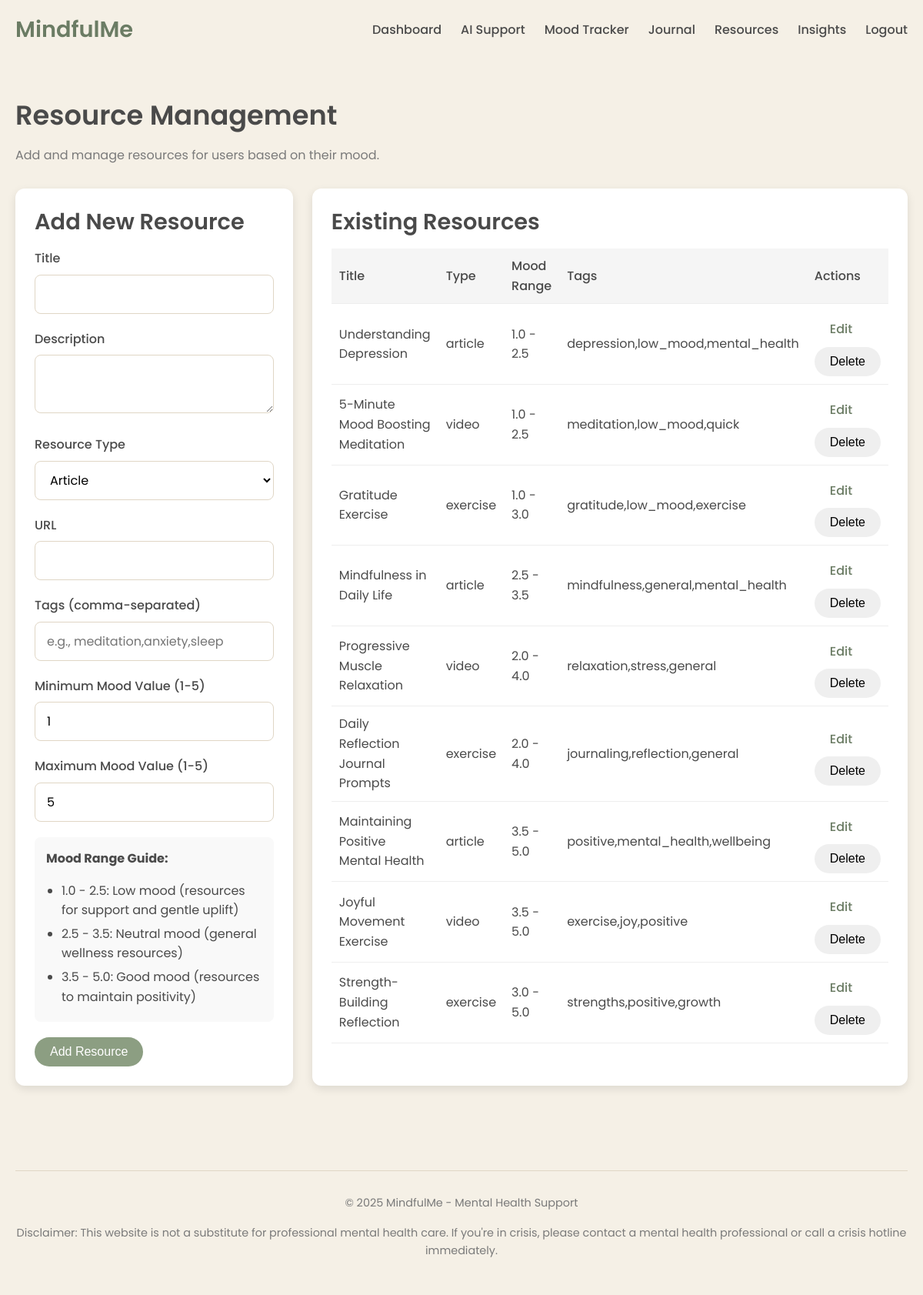
Screenshot of /admin/resources (signed in) with the database file from the repository.
### app.py (models this page shows)
class Resource(db.Model):
    id = db.Column(db.Integer, primary_key=True)
    title = db.Column(db.String(200), nullable=False)
    description = db.Column(db.Text, nullable=False)
    resource_type = db.Column(db.String(50), nullable=False)  # article, video, exercise
    url = db.Column(db.String(500))
    tags = db.Column(db.String(200))  # comma-separated tags
    mood_range_min = db.Column(db.Float, default=1.0)  # Minimum mood value this resource is suitable for
    mood_range_max = db.Column(db.Float, default=5.0)  # Maximum mood value this resource is suitable for

### app.py (the view, shortened to what this page needs)
@app.route('/admin/resources', methods=['GET', 'POST'])
@login_required
def admin_resources():
    if current_user.id != 1:  # Assuming user with ID 1 is admin
        flash('Access denied')
        return redirect(url_for('dashboard'))
    resources = Resource.query.all()
    return render_template('admin_resources.html', resources=resources)

### app.py (called while the page is built)
@app.context_processor
def utility_processor():
    return {
        'can_access_community_chat': can_access_community_chat
    }

@login_manager.user_loader
def load_user(user_id):
    return User.query.get(int(user_id))

def can_access_community_chat(user_id):
    three_days_ago = datetime.utcnow().replace(hour=0, minute=0, second=0, microsecond=0)
    three_days_ago = three_days_ago.replace(day=three_days_ago.day - 3)
    recent_moods = Mood.query.filter(
        Mood.user_id == user_id,
        Mood.date >= three_days_ago
    ).all()
    if not recent_moods:
        return False
    avg_mood = sum(mood.mood_value for mood in recent_moods) / len(recent_moods)
    return avg_mood < 3

### templates/admin_resources.html (shortened to what this page needs)
{% extends "layout.html" %}
{% block content %}
<section class="admin-page">
    <h1>Resource Management</h1>
    <p class="page-description">Add and manage resources for users based on their mood.</p>
    <div class="admin-container">
        <div class="admin-card">
            <h2>Add New Resource</h2>
            <form method="POST" action="{{ url_for('admin_resources') }}">
                <div class="form-group">
                    <label for="title">Title</label>
                    <input type="text" id="title" name="title" required>
                </div>
                <div class="form-group">
                    <label for="description">Description</label>
                    <textarea id="description" name="description" required></textarea>
                </div>
                <div class="form-group">
                    <label for="resource_type">Resource Type</label>
                    <select id="resource_type" name="resource_type" required>
                        <option value="article">Article</option>
                    </select>
                </div>
                <div class="form-group">
                    <label for="url">URL</label>
                    <input type="text" id="url" name="url" required>
                </div>
                <div class="form-group">
                    <label for="tags">Tags (comma-separated)</label>
                    <input type="text" id="tags" name="tags" placeholder="e.g., meditation,anxiety,sleep">
                </div>
                <div class="form-group">
                    <label for="mood_range_min">Minimum Mood Value (1-5)</label>
                    <input type="number" id="mood_range_min" name="mood_range_min" min="1" max="5" step="0.5" value="1">
                </div>
                <div class="form-group">
                    <label for="mood_range_max">Maximum Mood Value (1-5)</label>
                    <input type="number" id="mood_range_max" name="mood_range_max" min="1" max="5" step="0.5" value="5">
                </div>
                <div class="mood-range-explanation">
                    <p><strong>Mood Range Guide:</strong></p>
                    <ul>
                        <li>1.0 - 2.5: Low mood (resources for support and gentle uplift)</li>
                        <li>2.5 - 3.5: Neutral mood (general wellness resources)</li>
                        <li>3.5 - 5.0: Good mood (resources to maintain positivity)</li>
                    </ul>
                </div>
                <button type="submit" class="btn primary">Add Resource</button>
            </form>
        </div>
        <div class="admin-card">
            <h2>Existing Resources</h2>
            <div class="resources-list">
                {% if resources %}
                    <table class="admin-table">
                        <thead>
                            <tr>
                                <th>Title</th>
                                <th>Type</th>
                                <th>Mood Range</th>
                                <th>Tags</th>
                                <th>Actions</th>
                            </tr>
                        </thead>
                        <tbody>
                            {% for resource in resources %}
                            <tr>
                                <td>{{ resource.title }}</td>
                                <td>{{ resource.resource_type }}</td>
                                <td>{{ resource.mood_range_min }} - {{ resource.mood_range_max }}</td>
                                <td>{{ resource.tags }}</td>
                                <td>
                                    <a href="{{ url_for('edit_resource', resource_id=resource.id) }}" class="btn btn-sm btn-warning">Edit</a>
                                    <form method="POST" action="{{ url_for('delete_resource', resource_id=resource.id) }}" style="display:inline;">
                                        <button type="submit" class="btn btn-sm btn-danger" onclick="return confirm('Are you sure you want to delete this resource?');">Delete</button>
                                    </form>
                                </td>
                            </tr>
                            {% endfor %}
                        </tbody>
                    </table>
                {% else %}
                    <p>No resources added yet.</p>
                {% endif %}
            </div>
        </div>
    </div>
</section>
{% endblock %}

### templates/layout.html (shortened to what this page needs)
<!DOCTYPE html>
<html lang="en">
<head>
    <link rel="stylesheet" href="{{ url_for('static', filename='css/styles.css') }}">
</head>
<body>
    <div class="container">
        <header>
            <div class="logo">
                <h1>MindfulMe</h1>
            </div>
            <nav>
                {% if current_user.is_authenticated %}
                <ul>
                    <li><a href="{{ url_for('dashboard') }}">Dashboard</a></li>
                    <li><a href="{{ url_for('chatbot') }}">AI Support</a></li>
                    <li><a href="{{ url_for('mood_tracker') }}">Mood Tracker</a></li>
                    <li><a href="{{ url_for('journal') }}">Journal</a></li>
                    <li><a href="{{ url_for('resources') }}">Resources</a></li>
                    <li><a href="{{ url_for('insights') }}">Insights</a></li>
                    <li><a href="{{ url_for('logout') }}">Logout</a></li>
                </ul>
                {% else %}
                <ul>
                    <li><a href="{{ url_for('index') }}">Home</a></li>
                    <li><a href="{{ url_for('login') }}">Login</a></li>
                    <li><a href="{{ url_for('register') }}">Register</a></li>
                </ul>
                {% endif %}
            </nav>
        </header>
        <main>
            {% block content %}{% endblock %}
        </main>
        <footer>
            <p>&copy; 2025 MindfulMe - Mental Health Support</p>
            <p>Disclaimer: This website is not a substitute for professional mental health care. If you're in crisis, please contact a mental health professional or call a crisis hotline immediately.</p>
        </footer>
    </div>
</body>
</html>

### static/css/styles.css (style rules this page uses)
:root { --primary-color: #8c9e82; --primary-dark: #6b7c64; --primary-light: #d5e0cd; --secondary-color: #d7bea8; --text-color: #4a4a4a; --text-light: #7a7a7a; --background-color: #f5f0e6; --card-color: #ffffff; --border-color: #e0d6c5; --success-color: #8c9e82; --warning-color: #d7bea8; --danger-color: #c66060; --border-radius: 12px; --box-shadow: 0 4px 12px rgba(0, 0, 0, 0.08); }
* { box-sizing: border-box; margin: 0; padding: 0; }
body { font-family: "Poppins", sans-serif; background-color: var(--background-color); color: var(--text-color); line-height: 1.6; }
.container { max-width: 1200px; margin: 0 auto; padding: 0 20px; }
h1, h2, h3, h4, h5, h6 { margin-bottom: 1rem; font-weight: 600; line-height: 1.3; }
h1 { font-size: 2.2rem; }
h2 { font-size: 1.8rem; }
p { margin-bottom: 1rem; }
a { color: var(--primary-dark); text-decoration: none; transition: color 0.2s; }
header { display: flex; justify-content: space-between; align-items: center; padding: 20px 0; margin-bottom: 30px; }
.logo h1 { font-size: 1.8rem; margin: 0; color: var(--primary-dark); }
nav ul { display: flex; list-style: none; }
nav ul li { margin-left: 25px; }
nav ul li a { color: var(--text-color); font-weight: 500; transition: color 0.2s; }
main { min-height: calc(100vh - 200px); padding: 20px 0 60px; }
footer { text-align: center; padding: 30px 0; margin-top: 50px; border-top: 1px solid var(--border-color); color: var(--text-light); font-size: 0.9rem; }
.btn { display: inline-block; padding: 10px 20px; border-radius: 30px; font-weight: 500; text-align: center; cursor: pointer; transition: all 0.2s; border: none; font-size: 1rem; }
.btn.primary { background-color: var(--primary-color); color: white; }
.form-group { margin-bottom: 20px; }
.form-group label { display: block; margin-bottom: 8px; font-weight: 500; }
.form-group input, .form-group textarea, .form-group select { width: 100%; padding: 12px 15px; border: 1px solid var(--border-color); border-radius: 8px; font-size: 1rem; font-family: inherit; background-color: var(--card-color); }
.page-description { margin-bottom: 30px; color: var(--text-light); max-width: 800px; }
.admin-container { display: grid; grid-template-columns: 1fr 1fr; gap: 25px; }
.admin-card { background-color: white; border-radius: 12px; box-shadow: 0 4px 12px rgba(0, 0, 0, 0.1); padding: 25px; }
.admin-table { width: 100%; border-collapse: collapse; }
.admin-table th, .admin-table td { padding: 10px; text-align: left; border-bottom: 1px solid #eee; }
.admin-table th { background-color: #f5f5f5; font-weight: 500; }
.mood-range-explanation { background-color: #f9f9f9; padding: 15px; border-radius: 8px; margin: 20px 0; }
.mood-range-explanation ul { margin: 10px 0 0 0; padding-left: 20px; }
.mood-range-explanation li { margin-bottom: 5px; }

### rows the page displays
Resource: title "Understanding Depression", resource_type "article", mood_range_min "1.0", mood_range_max "2.5", tags "depression,low_mood,mental_health"
Resource: title "5-Minute Mood Boosting Meditation", resource_type "video", mood_range_min "1.0", mood_range_max "2.5", tags "meditation,low_mood,quick"
Resource: title "Gratitude Exercise", resource_type "exercise", mood_range_min "1.0", mood_range_max "3.0", tags "gratitude,low_mood,exercise"
Resource: title "Mindfulness in Daily Life", resource_type "article", mood_range_min "2.5", mood_range_max "3.5", tags "mindfulness,general,mental_health"
Resource: title "Progressive Muscle Relaxation", resource_type "video", mood_range_min "2.0", mood_range_max "4.0", tags "relaxation,stress,general"
Resource: title "Daily Reflection Journal Prompts", resource_type "exercise", mood_range_min "2.0", mood_range_max "4.0", tags "journaling,reflection,general"
Resource: title "Maintaining Positive Mental Health", resource_type "article", mood_range_min "3.5", mood_range_max "5.0", tags "positive,mental_health,wellbeing"
Resource: title "Joyful Movement Exercise", resource_type "video", mood_range_min "3.5", mood_range_max "5.0", tags "exercise,joy,positive"
Resource: title "Strength-Building Reflection", resource_type "exercise", mood_range_min "3.0", mood_range_max "5.0", tags "strengths,positive,growth"
